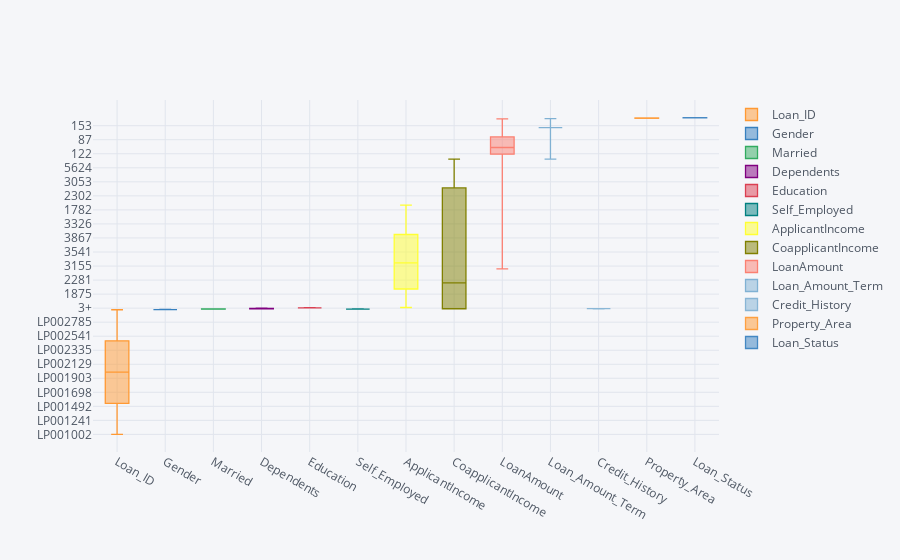

Notebook cell for this chart:
### Code cell
df.iplot(kind='box')

### Figure 1 — Plotly figure (JSON) as saved in the notebook; plotly's stock layout.template omitted (floating-point values rounded to 4 significant figures; data arrays with more than 128 entries replaced by an {"elided": "..."} marker saying what was removed)
{"data": [{"boxpoints": false, "line": {"width": 1.3}, "marker": {"color": "rgba(255, 153, 51, 1.0)"}, "name": "Loan_ID", "orientation": "v", "type": "box", "y": {"elided": "614 str values"}}, {"boxpoints": false, "line": {"width": 1.3}, "marker": {"color": "rgba(55, 128, 191, 1.0)"}, "name": "Gender", "orientation": "v", "type": "box", "y": {"elided": "614 str values"}}, {"boxpoints": false, "line": {"width": 1.3}, "marker": {"color": "rgba(50, 171, 96, 1.0)"}, "name": "Married", "orientation": "v", "type": "box", "y": {"elided": "614 str values"}}, {"boxpoints": false, "line": {"width": 1.3}, "marker": {"color": "rgba(128, 0, 128, 1.0)"}, "name": "Dependents", "orientation": "v", "type": "box", "y": {"elided": "614 str values"}}, {"boxpoints": false, "line": {"width": 1.3}, "marker": {"color": "rgba(219, 64, 82, 1.0)"}, "name": "Education", "orientation": "v", "type": "box", "y": {"elided": "614 str values"}}, {"boxpoints": false, "line": {"width": 1.3}, "marker": {"color": "rgba(0, 128, 128, 1.0)"}, "name": "Self_Employed", "orientation": "v", "type": "box", "y": {"elided": "614 str values"}}, {"boxpoints": false, "line": {"width": 1.3}, "marker": {"color": "rgba(255, 255, 51, 1.0)"}, "name": "ApplicantIncome", "orientation": "v", "type": "box", "y": {"elided": "614 int values"}}, {"boxpoints": false, "line": {"width": 1.3}, "marker": {"color": "rgba(128, 128, 0, 1.0)"}, "name": "CoapplicantIncome", "orientation": "v", "type": "box", "y": {"elided": "614 float values"}}, {"boxpoints": false, "line": {"width": 1.3}, "marker": {"color": "rgba(251, 128, 114, 1.0)"}, "name": "LoanAmount", "orientation": "v", "type": "box", "y": {"elided": "614 int values"}}, {"boxpoints": false, "line": {"width": 1.3}, "marker": {"color": "rgba(128, 177, 211, 1.0)"}, "name": "Loan_Amount_Term", "orientation": "v", "type": "box", "y": {"elided": "614 int values"}}, {"boxpoints": false, "line": {"width": 1.3}, "marker": {"color": "rgba(128, 177, 211, 0.8999999999999999)"}, "name": "Credit_History", "orientation": "v", "type": "box", "y": {"elided": "614 int values"}}, {"boxpoints": false, "line": {"width": 1.3}, "marker": {"color": "rgba(255, 153, 51, 0.8999999999999999)"}, "name": "Property_Area", "orientation": "v", "type": "box", "y": {"elided": "614 str values"}}, {"boxpoints": false, "line": {"width": 1.3}, "marker": {"color": "rgba(55, 128, 191, 0.8999999999999999)"}, "name": "Loan_Status", "orientation": "v", "type": "box", "y": {"elided": "614 str values"}}], "layout": {"legend": {"bgcolor": "#F5F6F9", "font": {"color": "#4D5663"}}, "paper_bgcolor": "#F5F6F9", "plot_bgcolor": "#F5F6F9", "title": {"font": {"color": "#4D5663"}}, "xaxis": {"gridcolor": "#E1E5ED", "showgrid": true, "tickfont": {"color": "#4D5663"}, "title": {"font": {"color": "#4D5663"}, "text": ""}, "zerolinecolor": "#E1E5ED"}, "yaxis": {"gridcolor": "#E1E5ED", "showgrid": true, "tickfont": {"color": "#4D5663"}, "title": {"font": {"color": "#4D5663"}, "text": ""}, "zerolinecolor": "#E1E5ED"}}}
